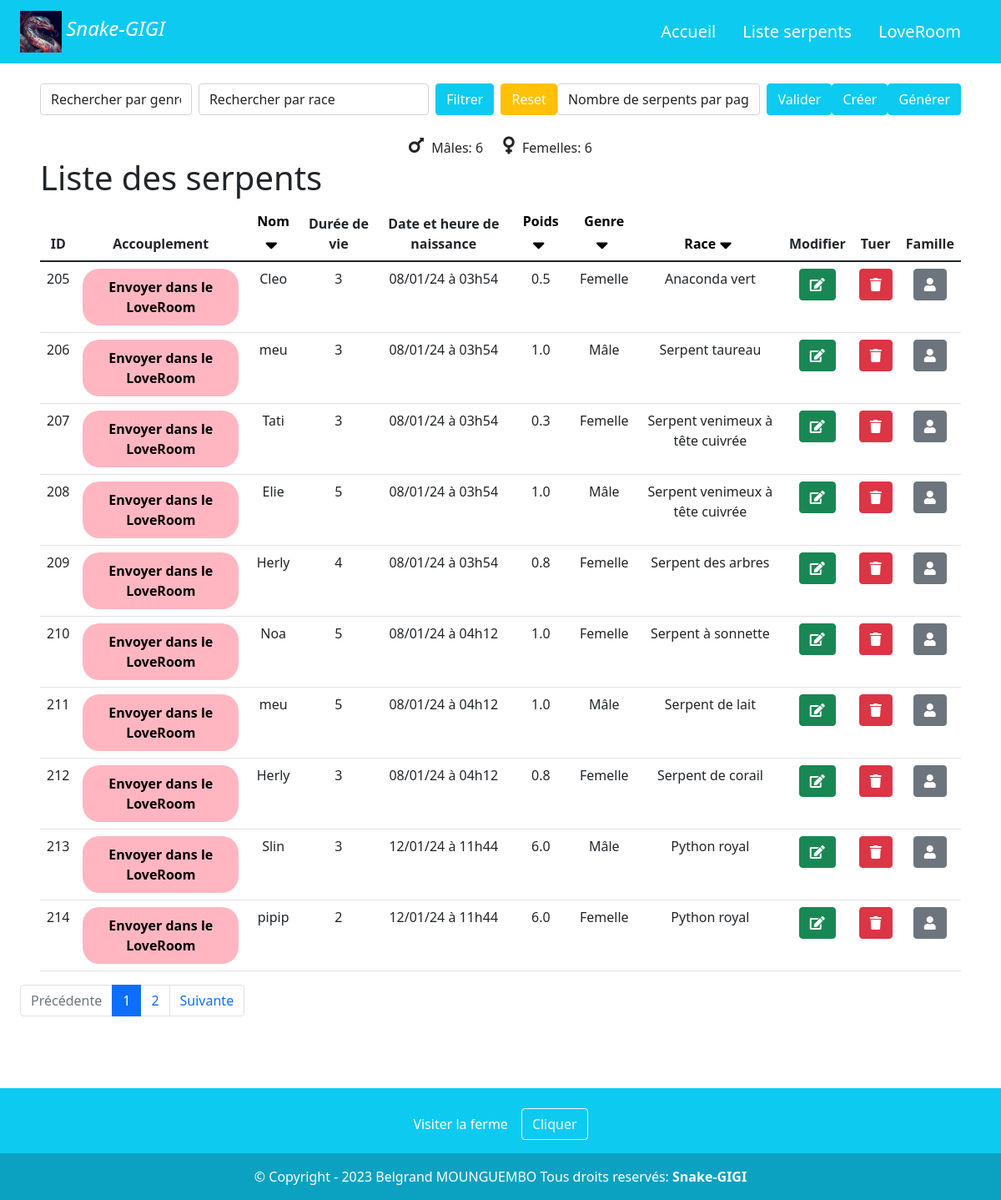
The page /index.php?idpage=listSerpents on the database its author committed.
### tables this page shows
CREATE TABLE `Serpents` (
  `idSerpents` int(11) NOT NULL,
  `nom` varchar(255) DEFAULT NULL,
  `dureeVie` int(11) NOT NULL,
  `heure_et_date_naissance` datetime NOT NULL,
  `poids` decimal(5,2) NOT NULL,
  `genre` enum('Mâle','Femelle') NOT NULL,
  `idRace` int(11) DEFAULT NULL,
  `idPere` varchar(11) DEFAULT NULL,
  `idMere` varchar(11) DEFAULT NULL,
  `inLoveRoom` tinyint(1) DEFAULT '0',
  `estMort` int(1) DEFAULT NULL
);

CREATE TABLE `Races` (
  `idRace` int(11) NOT NULL,
  `nomRace` varchar(255) DEFAULT NULL
);

### Classes/bdd.class.php (called while the page is built, shortened)
<?php
class BDD {
	private $conn;
	public function __construct($h = 'localhost', $db = 'ElevageSerpents', $u = 'root', $pw = '') {
        $host = "127.0.0.1";
        $port = "8889";
        $dbname = "ElevageSerpents";
        $username = "root";
        $password = "root";
        $socket = "/Applications/MAMP/tmp/mysql/mysql.sock";
        $this->conn = new PDO("mysql:host=$host;port=$port;dbname=$dbname;charset=utf8;unix_socket=$socket", $username, $password);
    }
    public function execReq($sql, $params = []) {
        try {
            $stmt = $this->conn->prepare($sql);
            $stmt->execute($params);
            if (strpos($sql, 'SELECT') === 0) {
                return $stmt->fetchAll();
            }
            return $stmt->rowCount();
        } catch (PDOException $e) {
            echo "Erreur de base de données : " . $e->getMessage();
            return false;
        }
    }
}
?>

### pages/listSerpents.php (the view, shortened to what this page needs)
<?php
require_once('Classes/bdd.class.php');
$bdd = new BDD();
    if (isset($_GET['page']) && !empty($_GET['page'])) {
        $currentPage = (int) strip_tags($_GET['page']);
    } else {
        $currentPage = 1;
    }
    if (!isset($_POST["valider"]) && !isset($_SESSION["parPage"])) {
        $parPage = 10;
    } else if (isset($_POST["valider"])) {
        $parPage = intval($_POST["nbSerpents"]);
        $_SESSION["parPage"] = $parPage;
    } else {
        $parPage = (int)$_SESSION["parPage"];
    }
    $whereConditions = "WHERE (Serpents.inLoveRoom = 0 OR Serpents.inLoveRoom IS NULL)";
    $sql = "SELECT COUNT(*) AS nb_serpents FROM Serpents INNER JOIN Races ON Serpents.idRace = Races.idRace " . $whereConditions;
    $query = $bdd->execReq($sql);
    $res = $query[0];
    $nbSerpents = (int) $res['nb_serpents'];
    $pages = ceil($nbSerpents / $parPage);
    $first = ($currentPage * $parPage) - $parPage;
    $sort = $_GET['sort'] ?? 'idSerpents';
    $direction = $_GET['direction'] ?? 'asc';
    $sortColumn = $sort;
    $sql = "SELECT Serpents.*, Races.nomRace
        FROM Serpents
        INNER JOIN Races ON Serpents.idRace = Races.idRace
        " . $whereConditions . "
        ORDER BY " . $sortColumn . " " . $direction . "
        LIMIT " . $first . "," . $parPage;
    $query = $bdd->execReq($sql);
    $serpents = $query;
$sqlMale = "SELECT COUNT(*) AS male_count FROM Serpents WHERE genre = 'Mâle'";
$queryMale = $bdd->execReq($sqlMale);
$maleCount = $queryMale[0]['male_count'];
$sqlFemale = "SELECT COUNT(*) AS female_count FROM Serpents WHERE genre = 'Femelle'";
$queryFemale = $bdd->execReq($sqlFemale);
$femaleCount = $queryFemale[0]['female_count'];
?>
<!DOCTYPE html>
<html lang="en">
<head>
    <link rel="stylesheet" href="https://stackpath.bootstrapcdn.com/bootstrap/5.1.3/css/bootstrap.min.css">
    <link rel="stylesheet" href="https://cdnjs.cloudflare.com/ajax/libs/font-awesome/5.15.1/css/all.min.css">
</head>
<body class="w-100">
    <div class="container-fluid" style="padding-bottom: 70px;">
        <main class="container-fluid  mt-4" >
            <div class="d-flex justify-content-between align-items-end mb-4">
                <form method="POST" class="d-flex">
                    <div class="me-2">
                        <select name="filter_gender" id="filter_gender" class="form-control">
                            <option value="" class="text-gray">Rechercher par genre</option>
                        </select>
                    </div>
                    <div class="me-2">
                        <select name="nameRace" id="idRace" class="form-control">
                            <option value="" class="text-gray">Rechercher par race</option>
                        </select>
                    </div>
                    <div class="me-2">
                        <button type="submit" name="filter" id="filter" class="btn btn-info text-white" style="text-decoration: none;">Filtrer</button>
                    </div>
                    <div>
                        <button type="submit" name="resetFilter" class="btn btn-warning text-white" style="text-decoration: none;">Reset</button>
                    </div>
                </form>
                <div class="d-flex">
                    <form action="" method="POST" class="d-flex">
                        <div class="me-2 text-gray" >
                            <select name="nbSerpents" id="" class="form-control">
                                <option value="" class="text-white">Nombre de serpents par page</option>
                            </select>
                        </div>
                        <button type="submit" name="valider" class="btn btn-info text-white" style="text-decoration: none;">Valider</button>
                    </form>
                </div>
                <div>
                    <a href="index.php?idpage=create" class="btn btn-info text-white" style="text-decoration: none;">Créer</a>
                </div>
                <div>
                    <form action="" method="POST">
                        <button type="submit" name="generateSerpents" class="btn btn-info text-white" style="text-decoration: none;">Générer </button>
                    </form>
                </div>
            </div>
            <div class="serpent-counts text-center">
                <span><i class="fas fa-mars" style="font-size: 24px;"></i> Mâles: <?= $maleCount ?></span>
                <span><i class="fas fa-venus" style="font-size: 24px;"></i> Femelles: <?= $femaleCount ?></span>
            </div>
            <div class="row">
                <section class="col-12">
                    <h1>Liste des serpents</h1>
                    <table class="table">
                        <thead>
                            <th class="text-center">ID</th>
                            <th class="text-center">Accouplement</th>
                            <th class="text-center">
                                <a href="index.php?idpage=listSerpents&sort=nom&direction=<?php echo ($sort == 'nom' && $direction == 'asc') ? 'desc' : 'asc'; ?>&page=<?= $currentPage ?> " style="color: black; text-decoration: none;">
                                    Nom
                                    <i class="fas <?php echo ($sort == 'nom' && $direction == 'asc') ? 'fa-sort-up' : 'fa-sort-down'; ?>"></i>
                                </a>
                            </th>
                            <th class="text-center">Durée de vie</th>
                            <th class="text-center">Date et heure de naissance</th>
                            <th class="text-center">
                                <a href="index.php?idpage=listSerpents&sort=poids&direction=<?php echo ($sort == 'poids' && $direction == 'asc') ? 'desc' : 'asc'; ?>&page=<?= $currentPage ?>" style="color: black; text-decoration: none;">
                                    Poids
                                    <i class="fas <?php echo ($sort == 'poids' && $direction == 'asc') ? 'fa-sort-up' : 'fa-sort-down'; ?>"></i>
                                </a>
                            </th>
                            <th class="text-center">
                                <a href="index.php?idpage=listSerpents&sort=genre&direction=<?php echo ($sort == 'genre' && $direction == 'asc') ? 'desc' : 'asc'; ?>&page=<?= $currentPage ?>" style="color: black; text-decoration: none;">
                                    Genre
                                    <i class="fas <?php echo ($sort == 'genre' && $direction == 'asc') ? 'fa-sort-up' : 'fa-sort-down'; ?>"></i>
                                </a>
                            </th>
                            <th class="text-center">
                                <a href="index.php?idpage=listSerpents&sort=race&direction=<?php echo ($sort == 'race' && $direction == 'asc') ? 'desc' : 'asc'; ?>&page=<?= $currentPage ?>" style="color: black; text-decoration: none;">
                                    Race
                                    <i class="fas <?php echo ($sort == 'race' && $direction == 'asc') ? 'fa-sort-up' : 'fa-sort-down'; ?>"></i>
                                </a>
                            </th>
                            <th class="text-center">Modifier</th>
                            <th class="text-center">Tuer</th>
                            <th class="text-center">Famille</th>
                        </thead>
                        <tbody>
                            <?php
                                foreach ($serpents as $serpent) {
                                $dateNaissance = DateTime::createFromFormat('Y-m-d H:i:s', $serpent['heure_et_date_naissance']);
                                if ($dateNaissance) {
                                    $formattedDate = $dateNaissance->format('d/m/y \à H\hi');
                                } else {
                                    $formattedDate = 'Date inconnue';
                                }
                                echo "<tr>";
                                echo "<td class='text-center'>" . htmlspecialchars($serpent['idSerpents']) . "</td>";
                                echo "<td class='text-center'>" .
                                        "<div>" .
                                        "<form action='index.php?idpage=loveRoom' method='POST'>" .
                                        "<input type='hidden' name='idSerpents' value='" . htmlspecialchars($serpent["idSerpents"]) . "'/>" .
                                        "<button type='submit' class='btn-love' name='inLoveRoom'>Envoyer dans le LoveRoom</button>" .
                                        "</form>" .
                                        "</div>" .
                                    "</td>";
                                echo "<td class='text-center'>" . htmlspecialchars($serpent['nom']) . "</td>";
                                echo "<td class='text-center'>" . htmlspecialchars($serpent['dureeVie']) . "</td>";
                                echo "<td class='text-center'>" . htmlspecialchars($formattedDate) . "</td>";
                                echo "<td class='text-center'>" . number_format($serpent['poids'], 1) . "</td>";
                                echo "<td class='text-center'>" . htmlspecialchars($serpent['genre']) . "</td>";
                                echo "<td class='text-center'>" . htmlspecialchars($serpent['nomRace']) . "</td>";
                                echo "<td class='text-center'>" .
                                        "<form action='index.php?idpage=update&idSerpents=" . htmlspecialchars($serpent['idSerpents']) . "' method='POST'>" .
                                            "<button class='btn btn-success' name='delete' id='btn_edit'> <span class='fa fa-edit'></span></button>" .
                                        "</form>" .
                                     "</td>";
                                echo "<td class='text-center'>" .
                                     "<form action='index.php?idpage=kill&idSerpents=" . htmlspecialchars($serpent['idSerpents']) . "' method='POST' onclick='return confirm(\"Êtes-vous sûr de vouloir tuer ce serpent ?\");'>" .
                                         "<button class='btn btn-danger' id='btn_delete'> <span class='fa fa-trash'></span> </button>" .
                                     "</form>" .
                                    "</td>";
                                echo "<td class='text-center'>" .
                                        "<form action='index.php?idpage=profile&idSerpents=" . htmlspecialchars($serpent['idSerpents']) . "' method='POST'>" .
                                            "<button class='btn btn-secondary'> <span class='fa fa-user'></span></button>" .
                                        "</form>" .
                                    "</td>";
                                echo "</tr>";
                             ?>
                                <?php
                                }
                                ?>
                        </tbody>
                    </table>
                </section>
            </div>
        </main>
        <nav>
            <ul class="pagination">
                <li class="page-item <?= ($currentPage == 1) ? "disabled" : "" ?>">
                    <a href="./?idpage=listSerpents&page=<?= $currentPage - 1 ?>" class="page-link">Précédente</a>
                </li>
                <?php for ($page = 1; $page <= $pages; $page++) : ?>
                    <li class="page-item <?= ($currentPage == $page) ? "active" : "" ?>">
                        <a href="./?idpage=listSerpents&page=<?= $page ?>" class="page-link"><?= $page ?></a>
                    </li>
                <?php endfor ?>
                <li class="page-item <?= ($currentPage == $pages) ? "disabled" : "" ?>">
                    <a href="./?idpage=listSerpents&page=<?= $currentPage + 1 ?>" class="page-link">Suivante</a>
                </li>
            </ul>
        </nav>
    </div>
</body>
</html>

### pages/menu.php (shortened to what this page needs)
<!DOCTYPE html>
<html lang="en">
<head>
    <link href="https://cdn.jsdelivr.net/npm/bootstrap@5.2.3/dist/css/bootstrap.min.css" rel="stylesheet">
</head>
<body>
<nav class="navbar navbar-expand-lg bg-info navbar-dark">
    <div class="container-fluid">
        <a class="navbar-brand" href="#">
            <img src="Assets/cobra.jpg" alt="Logo" height="50" class="d-inline-block align-middle">
            <span class="fs-4"><i>Snake-GIGI</i></span>
        </a>
        <div class="collapse navbar-collapse" id="navbarNav">
            <ul class="navbar-nav ms-auto">
                <li class="nav-item me-3">
                    <a class="nav-link fs-5 text-white" href="index.php?idpage=acceuil">Accueil</a>
                </li>
                <li class="nav-item me-3">
                    <a class="nav-link fs-5 text-white" href="index.php?idpage=listSerpents">Liste serpents</a>
                </li>
                <li class="nav-item me-3">
                    <a class="nav-link fs-5 text-white" href="index.php?idpage=loveRoom">LoveRoom</a>
                </li>
            </ul>
        </div>
    </div>
</nav>
</body>
</html>

### index.php (shortened to what this page needs)
<?php
require_once('Classes/bdd.class.php');
include('pages/menu.php');
?>
<!DOCTYPE html>
<html lang="en">
<head>
</head>
<body>
    <div id="content">
            <?php
            $fileimport = 'pages/' . $_GET['idpage'] . '.php';
            if(file_exists($fileimport)){
                include($fileimport);
            } else {
                echo "Oups, la page n'est pas disponible.";
            }
            ?>
        </div>
        <?php
        include('pages/footer.php');
        ?>
    </body>
</html>

### pages/footer.php (shortened to what this page needs)
<footer class="text-center text-white bg-info ">
    <div class="container p-4 pb-0">
        <section class="">
            <p class="d-flex justify-content-center align-items-center">
                <span class="me-3">Visiter la ferme</span>
                <button data-mdb-ripple-init type="button" href="index.php?idpage=listSerpents" class="btn btn-outline-light btn-rounded">
                    Cliquer
                </button>
            </p>
        </section>
    </div>
    <div class="text-center p-3" style="background-color: rgba(0, 0, 0, 0.2);">
        © Copyright - 2023 Belgrand MOUNGUEMBO Tous droits reservés:
        <a class="text-white" style="text-decoration: none;" ><b>Snake-GIGI</b></a>
    </div>
</footer>

### pages/listSerpents.php (style rules this page uses)
.btn-love { background-color: #ffb6c1; border: none; border-radius: 20px; font-weight: bold; font-size: 16px; padding: 10px 20px; display: flex; align-items: center; justify-content: center; }
.text-gray { color: gray !important; }
a { text-decoration: none !important; }
.text-center { text-align: center; }
.serpent-counts span { margin: 0 10px; }
.fas { font-size: 24px; }
.fas { margin-right: 5px; }

### rows shown on the page
serpents: idSerpents "205", nom "Cleo", dureeVie "3", heure_et_date_naissance "08/01/24 à 03h54", poids "0.5", genre "Femelle", idRace.nomRace "Anaconda vert"
serpents: idSerpents "206", nom "meu", dureeVie "3", heure_et_date_naissance "08/01/24 à 03h54", poids "1.0", genre "Mâle", idRace.nomRace "Serpent taureau"
serpents: idSerpents "207", nom "Tati", dureeVie "3", heure_et_date_naissance "08/01/24 à 03h54", poids "0.3", genre "Femelle", idRace.nomRace "Serpent venimeux à tête cuivrée"
serpents: idSerpents "208", nom "Elie", dureeVie "5", heure_et_date_naissance "08/01/24 à 03h54", poids "1.0", genre "Mâle", idRace.nomRace "Serpent venimeux à tête cuivrée"
serpents: idSerpents "209", nom "Herly", dureeVie "4", heure_et_date_naissance "08/01/24 à 03h54", poids "0.8", genre "Femelle", idRace.nomRace "Serpent des arbres"
serpents: idSerpents "210", nom "Noa", dureeVie "5", heure_et_date_naissance "08/01/24 à 04h12", poids "1.0", genre "Femelle", idRace.nomRace "Serpent à sonnette"
serpents: idSerpents "211", nom "meu", dureeVie "5", heure_et_date_naissance "08/01/24 à 04h12", poids "1.0", genre "Mâle", idRace.nomRace "Serpent de lait"
serpents: idSerpents "212", nom "Herly", dureeVie "3", heure_et_date_naissance "08/01/24 à 04h12", poids "0.8", genre "Femelle", idRace.nomRace "Serpent de corail"
serpents: idSerpents "213", nom "Slin", dureeVie "3", heure_et_date_naissance "12/01/24 à 11h44", poids "6.0", genre "Mâle", idRace.nomRace "Python royal"
serpents: idSerpents "214", nom "pipip", dureeVie "2", heure_et_date_naissance "12/01/24 à 11h44", poids "6.0", genre "Femelle", idRace.nomRace "Python royal"

### other values the page prints
$maleCount "6"
$femaleCount "6"
